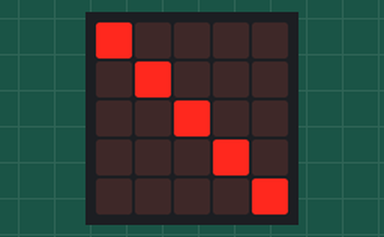
Simulated run of this program. Board: BBC micro:bit (MakeCode). On the bench: the board's 5×5 LED display.

Above: at 0.11 s.
At 0.55 s:
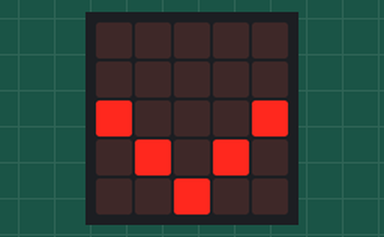
At 0.99 s:
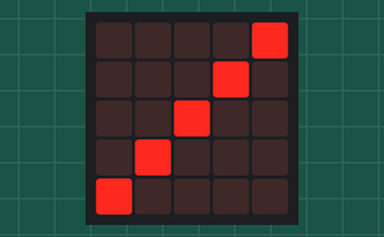
At 1.43 s:
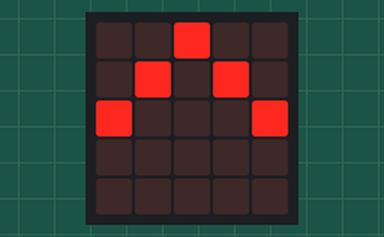
At 2.09 s:
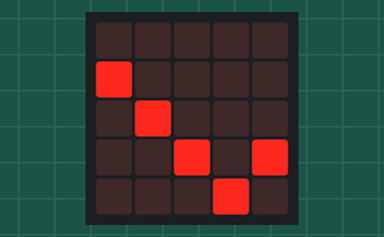

The program:

main.ts
```typescript
let D0 = 1
let D1 = 1
let D2 = 1
let D3 = 1
let D4 = 1
let X0 = 0
let X1 = 1
let X2 = 2
let X3 = 3
let X4 = 4
let Y0 = -1
let Y1 = 0
let Y2 = 1
let Y3 = 2
let Y4 = 3
basic.forever(function () {
    led.unplot(X0, Y0)
    led.unplot(X1, Y1)
    led.unplot(X2, Y2)
    led.unplot(X3, Y3)
    led.unplot(X4, Y4)
    Y0 += D0
    Y1 += D1
    Y2 += D2
    Y3 += D3
    Y4 += D4
    led.plot(X0, Y0)
    led.plot(X1, Y1)
    led.plot(X2, Y2)
    led.plot(X3, Y3)
    led.plot(X4, Y4)
    if (Y0 >= 4) {
        D0 = -1
    } else if (Y0 <= 0) {
        D0 = 1
    }
    if (Y1 >= 4) {
        D1 = -1
    } else if (Y1 <= 0) {
        D1 = 1
    }
    if (Y2 >= 4) {
        D2 = -1
    } else if (Y2 <= 0) {
        D2 = 1
    }
    if (Y3 >= 4) {
        D3 = -1
    } else if (Y3 <= 0) {
        D3 = 1
    }
    if (Y4 >= 4) {
        D4 = -1
    } else if (Y4 <= 0) {
        D4 = 1
    }
    basic.pause(200)
})
```

test.ts
```typescript
// les tests vont ici ; cela ne sera pas compilé si ce paquet est utilisé en tant qu'extension.
```

Measured:
- by itself, everything shown: repeats every 1.8 s, in 8 steps
